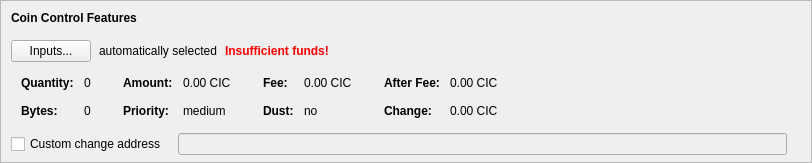
    <widget class="QFrame" name="frameCoinControl">
     <property name="sizePolicy">
      <sizepolicy hsizetype="Expanding" vsizetype="Expanding">
       <horstretch>0</horstretch>
       <verstretch>0</verstretch>
      </sizepolicy>
     </property>
     <property name="maximumSize">
      <size>
       <width>16777215</width>
       <height>16777215</height>
      </size>
     </property>
     <property name="frameShape">
      <enum>QFrame::StyledPanel</enum>
     </property>
     <property name="frameShadow">
      <enum>QFrame::Sunken</enum>
     </property>
     <layout class="QVBoxLayout" name="verticalLayoutCoinControl2">
      <property name="spacing">
       <number>0</number>
      </property>
      <property name="leftMargin">
       <number>0</number>
      </property>
      <property name="topMargin">
       <number>0</number>
      </property>
      <property name="rightMargin">
       <number>0</number>
      </property>
      <property name="bottomMargin">
       <number>6</number>
      </property>
      <item>
       <layout class="QVBoxLayout" name="verticalLayoutCoinControl" stretch="0,0,0,0,1">
        <property name="spacing">
         <number>0</number>
        </property>
        <property name="leftMargin">
         <number>10</number>
        </property>
        <property name="topMargin">
         <number>10</number>
        </property>
        <item>
         <layout class="QHBoxLayout" name="horizontalLayoutCoinControl1">
          <property name="bottomMargin">
           <number>15</number>
          </property>
          <item>
           <widget class="QLabel" name="labelCoinControlFeatures">
            <property name="sizePolicy">
             <sizepolicy hsizetype="Preferred" vsizetype="Maximum">
              <horstretch>0</horstretch>
              <verstretch>0</verstretch>
             </sizepolicy>
            </property>
            <property name="font">
             <font>
              <weight>75</weight>
              <bold>true</bold>
             </font>
            </property>
            <property name="styleSheet">
             <string notr="true">font-weight:bold;</string>
            </property>
            <property name="text">
             <string>Coin Control Features</string>
            </property>
           </widget>
          </item>
         </layout>
        </item>
        <item>
         <layout class="QHBoxLayout" name="horizontalLayoutCoinControl2" stretch="0,0,0,0">
          <property name="spacing">
           <number>8</number>
          </property>
          <property name="bottomMargin">
           <number>10</number>
          </property>
          <item>
           <widget class="QPushButton" name="pushButtonCoinControl">
            <property name="styleSheet">
             <string notr="true"/>
            </property>
            <property name="text">
             <string>Inputs...</string>
            </property>
            <property name="autoDefault">
             <bool>false</bool>
            </property>
           </widget>
          </item>
          <item>
           <widget class="QLabel" name="labelCoinControlAutomaticallySelected">
            <property name="text">
             <string>automatically selected</string>
            </property>
            <property name="margin">
             <number>5</number>
            </property>
           </widget>
          </item>
          <item>
           <widget class="QLabel" name="labelCoinControlInsuffFunds">
            <property name="font">
             <font>
              <weight>75</weight>
              <bold>true</bold>
             </font>
            </property>
            <property name="styleSheet">
             <string notr="true">color:red;font-weight:bold;</string>
            </property>
            <property name="text">
             <string>Insufficient funds!</string>
            </property>
            <property name="margin">
             <number>5</number>
            </property>
           </widget>
          </item>
          <item>
           <spacer name="horizontalSpacerCoinControl">
            <property name="orientation">
             <enum>Qt::Horizontal</enum>
            </property>
            <property name="sizeHint" stdset="0">
             <size>
              <width>40</width>
              <height>1</height>
             </size>
            </property>
           </spacer>
          </item>
         </layout>
        </item>
        <item>
         <widget class="QWidget" name="widgetCoinControl" native="true">
          <property name="sizePolicy">
           <sizepolicy hsizetype="Preferred" vsizetype="Preferred">
            <horstretch>0</horstretch>
            <verstretch>0</verstretch>
           </sizepolicy>
          </property>
          <property name="minimumSize">
           <size>
            <width>0</width>
            <height>0</height>
           </size>
          </property>
          <property name="styleSheet">
           <string notr="true"/>
          </property>
          <layout class="QHBoxLayout" name="horizontalLayoutCoinControl5">
           <property name="leftMargin">
            <number>0</number>
           </property>
           <property name="topMargin">
            <number>0</number>
           </property>
           <property name="rightMargin">
            <number>0</number>
           </property>
           <property name="bottomMargin">
            <number>0</number>
           </property>
           <item>
            <layout class="QHBoxLayout" name="horizontalLayoutCoinControl3" stretch="0,0,0,1">
             <property name="spacing">
              <number>20</number>
             </property>
             <property name="topMargin">
              <number>0</number>
             </property>
             <property name="bottomMargin">
              <number>10</number>
             </property>
             <item>
              <layout class="QFormLayout" name="formLayoutCoinControl1">
               <property name="horizontalSpacing">
                <number>10</number>
               </property>
               <property name="verticalSpacing">
                <number>14</number>
               </property>
               <property name="leftMargin">
                <number>10</number>
               </property>
               <property name="topMargin">
                <number>4</number>
               </property>
               <property name="rightMargin">
                <number>6</number>
               </property>
               <item row="0" column="0">
                <widget class="QLabel" name="labelCoinControlQuantityText">
                 <property name="font">
                  <font>
                   <weight>75</weight>
                   <bold>true</bold>
                  </font>
                 </property>
                 <property name="text">
                  <string>Quantity:</string>
                 </property>
                 <property name="margin">
                  <number>0</number>
                 </property>
                </widget>
               </item>
               <item row="0" column="1">
                <widget class="QLabel" name="labelCoinControlQuantity">
                 <property name="cursor">
                  <cursorShape>IBeamCursor</cursorShape>
                 </property>
                 <property name="contextMenuPolicy">
                  <enum>Qt::ActionsContextMenu</enum>
                 </property>
                 <property name="text">
                  <string notr="true">0</string>
                 </property>
                 <property name="margin">
                  <number>0</number>
                 </property>
                 <property name="textInteractionFlags">
                  <set>Qt::LinksAccessibleByMouse|Qt::TextSelectableByKeyboard|Qt::TextSelectableByMouse</set>
                 </property>
                </widget>
               </item>
               <item row="1" column="0">
                <widget class="QLabel" name="labelCoinControlBytesText">
                 <property name="font">
                  <font>
                   <weight>75</weight>
                   <bold>true</bold>
                  </font>
                 </property>
                 <property name="text">
                  <string>Bytes:</string>
                 </property>
                </widget>
               </item>
               <item row="1" column="1">
                <widget class="QLabel" name="labelCoinControlBytes">
                 <property name="cursor">
                  <cursorShape>IBeamCursor</cursorShape>
                 </property>
                 <property name="contextMenuPolicy">
                  <enum>Qt::ActionsContextMenu</enum>
                 </property>
                 <property name="text">
                  <string notr="true">0</string>
                 </property>
                 <property name="textInteractionFlags">
                  <set>Qt::LinksAccessibleByMouse|Qt::TextSelectableByKeyboard|Qt::TextSelectableByMouse</set>
                 </property>
                </widget>
               </item>
              </layout>
             </item>
             <item>
              <layout class="QFormLayout" name="formLayoutCoinControl2">
               <property name="horizontalSpacing">
                <number>10</number>
               </property>
               <property name="verticalSpacing">
                <number>14</number>
               </property>
               <property name="leftMargin">
                <number>6</number>
               </property>
               <property name="topMargin">
                <number>4</number>
               </property>
               <property name="rightMargin">
                <number>6</number>
               </property>
               <item row="0" column="0">
                <widget class="QLabel" name="labelCoinControlAmountText">
                 <property name="font">
                  <font>
                   <weight>75</weight>
                   <bold>true</bold>
                  </font>
                 </property>
                 <property name="text">
                  <string>Amount:</string>
                 </property>
                 <property name="margin">
                  <number>0</number>
                 </property>
                </widget>
               </item>
               <item row="0" column="1">
                <widget class="QLabel" name="labelCoinControlAmount">
                 <property name="cursor">
                  <cursorShape>IBeamCursor</cursorShape>
                 </property>
                 <property name="contextMenuPolicy">
                  <enum>Qt::ActionsContextMenu</enum>
                 </property>
                 <property name="text">
                  <string notr="true">0.00 CIC</string>
                 </property>
                 <property name="textInteractionFlags">
                  <set>Qt::LinksAccessibleByMouse|Qt::TextSelectableByKeyboard|Qt::TextSelectableByMouse</set>
                 </property>
                </widget>
               </item>
               <item row="1" column="0">
                <widget class="QLabel" name="labelCoinControlPriorityText">
                 <property name="font">
                  <font>
                   <weight>75</weight>
                   <bold>true</bold>
                  </font>
                 </property>
                 <property name="text">
                  <string>Priority:</string>
                 </property>
                </widget>
               </item>
               <item row="1" column="1">
                <widget class="QLabel" name="labelCoinControlPriority">
                 <property name="cursor">
                  <cursorShape>IBeamCursor</cursorShape>
                 </property>
                 <property name="contextMenuPolicy">
                  <enum>Qt::ActionsContextMenu</enum>
                 </property>
                 <property name="text">
                  <string>medium</string>
                 </property>
                 <property name="textInteractionFlags">
                  <set>Qt::LinksAccessibleByMouse|Qt::TextSelectableByKeyboard|Qt::TextSelectableByMouse</set>
                 </property>
                </widget>
               </item>
              </layout>
             </item>
             <item>
              <layout class="QFormLayout" name="formLayoutCoinControl3">
               <property name="horizontalSpacing">
                <number>10</number>
               </property>
               <property name="verticalSpacing">
                <number>14</number>
               </property>
               <property name="leftMargin">
                <number>6</number>
               </property>
               <property name="topMargin">
                <number>4</number>
               </property>
               <property name="rightMargin">
                <number>6</number>
               </property>
               <item row="0" column="0">
                <widget class="QLabel" name="labelCoinControlFeeText">
                 <property name="font">
                  <font>
                   <weight>75</weight>
                   <bold>true</bold>
                  </font>
                 </property>
                 <property name="text">
                  <string>Fee:</string>
                 </property>
                 <property name="margin">
                  <number>0</number>
                 </property>
                </widget>
               </item>
               <item row="0" column="1">
                <widget class="QLabel" name="labelCoinControlFee">
                 <property name="cursor">
                  <cursorShape>IBeamCursor</cursorShape>
                 </property>
                 <property name="contextMenuPolicy">
                  <enum>Qt::ActionsContextMenu</enum>
                 </property>
                 <property name="text">
                  <string notr="true">0.00 CIC</string>
                 </property>
                 <property name="textInteractionFlags">
                  <set>Qt::LinksAccessibleByMouse|Qt::TextSelectableByKeyboard|Qt::TextSelectableByMouse</set>
                 </property>
                </widget>
               </item>
               <item row="1" column="0">
                <widget class="QLabel" name="labelCoinControlLowOutputText">
                 <property name="font">
                  <font>
                   <weight>75</weight>
                   <bold>true</bold>
                  </font>
                 </property>
                 <property name="text">
                  <string>Dust:</string>
                 </property>
                </widget>
               </item>
               <item row="1" column="1">
                <widget class="QLabel" name="labelCoinControlLowOutput">
                 <property name="cursor">
                  <cursorShape>IBeamCursor</cursorShape>
                 </property>
                 <property name="contextMenuPolicy">
                  <enum>Qt::ActionsContextMenu</enum>
                 </property>
                 <property name="text">
                  <string>no</string>
                 </property>
                 <property name="textInteractionFlags">
                  <set>Qt::LinksAccessibleByMouse|Qt::TextSelectableByKeyboard|Qt::TextSelectableByMouse</set>
                 </property>
                </widget>
               </item>
              </layout>
             </item>
             <item>
              <layout class="QFormLayout" name="formLayoutCoinControl4">
               <property name="horizontalSpacing">
                <number>10</number>
               </property>
               <property name="verticalSpacing">
                <number>14</number>
               </property>
               <property name="leftMargin">
                <number>6</number>
               </property>
               <property name="topMargin">
                <number>4</number>
               </property>
               <property name="rightMargin">
                <number>6</number>
               </property>
               <item row="0" column="0">
                <widget class="QLabel" name="labelCoinControlAfterFeeText">
                 <property name="font">
                  <font>
                   <weight>75</weight>
                   <bold>true</bold>
                  </font>
                 </property>
                 <property name="text">
                  <string>After Fee:</string>
                 </property>
                 <property name="margin">
                  <number>0</number>
                 </property>
                </widget>
               </item>
               <item row="0" column="1">
                <widget class="QLabel" name="labelCoinControlAfterFee">
                 <property name="cursor">
                  <cursorShape>IBeamCursor</cursorShape>
                 </property>
                 <property name="contextMenuPolicy">
                  <enum>Qt::ActionsContextMenu</enum>
                 </property>
                 <property name="text">
                  <string notr="true">0.00 CIC</string>
                 </property>
                 <property name="textInteractionFlags">
                  <set>Qt::LinksAccessibleByMouse|Qt::TextSelectableByKeyboard|Qt::TextSelectableByMouse</set>
                 </property>
                </widget>
               </item>
               <item row="1" column="0">
                <widget class="QLabel" name="labelCoinControlChangeText">
                 <property name="font">
                  <font>
                   <weight>75</weight>
                   <bold>true</bold>
                  </font>
                 </property>
                 <property name="text">
                  <string>Change:</string>
                 </property>
                </widget>
               </item>
               <item row="1" column="1">
                <widget class="QLabel" name="labelCoinControlChange">
                 <property name="cursor">
                  <cursorShape>IBeamCursor</cursorShape>
                 </property>
                 <property name="contextMenuPolicy">
                  <enum>Qt::ActionsContextMenu</enum>
                 </property>
                 <property name="text">
                  <string notr="true">0.00 CIC</string>
                 </property>
                 <property name="textInteractionFlags">
                  <set>Qt::LinksAccessibleByMouse|Qt::TextSelectableByKeyboard|Qt::TextSelectableByMouse</set>
                 </property>
                </widget>
               </item>
              </layout>
             </item>
            </layout>
           </item>
          </layout>
         </widget>
        </item>
        <item>
         <layout class="QHBoxLayout" name="horizontalLayoutCoinControl4" stretch="0,0,0">
          <property name="spacing">
           <number>12</number>
          </property>
          <property name="sizeConstraint">
           <enum>QLayout::SetDefaultConstraint</enum>
          </property>
          <property name="topMargin">
           <number>5</number>
          </property>
          <property name="rightMargin">
           <number>5</number>
          </property>
          <item>
           <widget class="QCheckBox" name="checkBoxCoinControlChange">
            <property name="toolTip">
             <string>If this is activated, but the change address is empty or invalid, change will be sent to a newly generated address.</string>
            </property>
            <property name="text">
             <string>Custom change address</string>
            </property>
           </widget>
          </item>
          <item>
           <widget class="QValidatedLineEdit" name="lineEditCoinControlChange">
            <property name="enabled">
             <bool>false</bool>
            </property>
            <property name="sizePolicy">
             <sizepolicy hsizetype="Expanding" vsizetype="Fixed">
              <horstretch>0</horstretch>
              <verstretch>0</verstretch>
             </sizepolicy>
            </property>
           </widget>
          </item>
          <item>
           <widget class="QLabel" name="labelCoinControlChangeLabel">
            <property name="sizePolicy">
             <sizepolicy hsizetype="Preferred" vsizetype="Expanding">
              <horstretch>0</horstretch>
              <verstretch>0</verstretch>
             </sizepolicy>
            </property>
            <property name="minimumSize">
             <size>
              <width>0</width>
              <height>0</height>
             </size>
            </property>
            <property name="text">
             <string/>
            </property>
            <property name="margin">
             <number>3</number>
            </property>
           </widget>
          </item>
         </layout>
        </item>
        <item>
         <spacer name="verticalSpacerCoinControl">
          <property name="orientation">
           <enum>Qt::Vertical</enum>
          </property>
          <property name="sizeHint" stdset="0">
           <size>
            <width>800</width>
            <height>1</height>
           </size>
          </property>
         </spacer>
        </item>
       </layout>
      </item>
     </layout>
    </widget>
